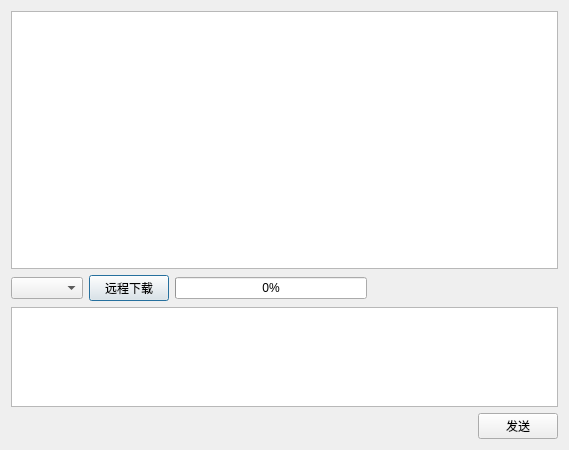
<?xml version="1.0" encoding="UTF-8"?>
<ui version="4.0">
 <class>DebugDialog</class>
 <widget class="QDialog" name="DebugDialog">
  <property name="geometry">
   <rect>
    <x>0</x>
    <y>0</y>
    <width>569</width>
    <height>450</height>
   </rect>
  </property>
  <property name="windowTitle">
   <string>Dialog</string>
  </property>
  <layout class="QVBoxLayout" name="verticalLayout">
   <item>
    <widget class="QTextBrowser" name="txb_message"/>
   </item>
   <item>
    <layout class="QHBoxLayout" name="horizontalLayout_2">
     <item>
      <widget class="QComboBox" name="cmb_resource"/>
     </item>
     <item>
      <widget class="QPushButton" name="btn_remotedownload">
       <property name="text">
        <string>远程下载</string>
       </property>
      </widget>
     </item>
     <item>
      <widget class="QProgressBar" name="pgb_download">
       <property name="value">
        <number>0</number>
       </property>
       <property name="alignment">
        <set>Qt::AlignCenter</set>
       </property>
       <property name="textVisible">
        <bool>true</bool>
       </property>
       <property name="orientation">
        <enum>Qt::Horizontal</enum>
       </property>
       <property name="textDirection">
        <enum>QProgressBar::TopToBottom</enum>
       </property>
      </widget>
     </item>
     <item>
      <spacer name="horizontalSpacer_2">
       <property name="orientation">
        <enum>Qt::Horizontal</enum>
       </property>
       <property name="sizeHint" stdset="0">
        <size>
         <width>40</width>
         <height>20</height>
        </size>
       </property>
      </spacer>
     </item>
    </layout>
   </item>
   <item>
    <widget class="QTextBrowser" name="txb_send">
     <property name="maximumSize">
      <size>
       <width>16777215</width>
       <height>100</height>
      </size>
     </property>
     <property name="cursor" stdset="0">
      <cursorShape>IBeamCursor</cursorShape>
     </property>
     <property name="readOnly">
      <bool>false</bool>
     </property>
    </widget>
   </item>
   <item>
    <layout class="QHBoxLayout" name="horizontalLayout">
     <item>
      <spacer name="horizontalSpacer">
       <property name="orientation">
        <enum>Qt::Horizontal</enum>
       </property>
       <property name="sizeHint" stdset="0">
        <size>
         <width>40</width>
         <height>20</height>
        </size>
       </property>
      </spacer>
     </item>
     <item>
      <widget class="QPushButton" name="btn_send">
       <property name="text">
        <string>发送</string>
       </property>
      </widget>
     </item>
    </layout>
   </item>
  </layout>
 </widget>
 <resources/>
 <connections/>
</ui>
